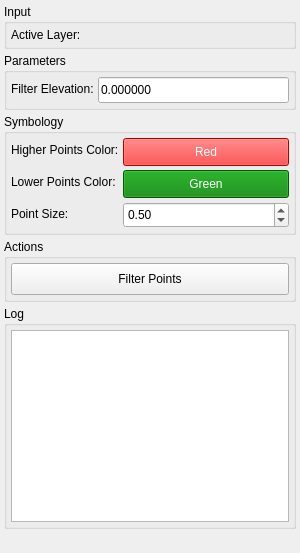
<?xml version="1.0" encoding="UTF-8"?>
<ui version="4.0">
 <class>QPANSOPYPointFilterDockWidget</class>
 <widget class="QDockWidget" name="QPANSOPYPointFilterDockWidget">
  <property name="minimumSize">
   <size>
    <width>300</width>
    <height>500</height>
   </size>
  </property>
  <property name="maximumSize">
   <size>
    <width>16777215</width>
    <height>16777215</height>
   </size>
  </property>
  <property name="windowTitle">
   <string>QPANSOPY Point Filter</string>
  </property>
  <widget class="QWidget" name="dockWidgetContents">
   <layout class="QVBoxLayout" name="verticalLayout">
   <property name="spacing">
    <number>4</number>
   </property>
   <property name="margin">
    <number>4</number>
   </property>
    <item>
     <widget class="QGroupBox" name="inputGroup">
      <property name="sizePolicy">
       <sizepolicy hsizetype="Preferred" vsizetype="Fixed">
        <horstretch>0</horstretch>
        <verstretch>0</verstretch>
       </sizepolicy>
      </property>
      <property name="title">
       <string>Input</string>
      </property>
      <layout class="QFormLayout" name="formLayout">
       <property name="spacing">
        <number>4</number>
       </property>
       <property name="margin">
        <number>4</number>
       </property>
       <item row="0" column="0">
        <widget class="QLabel" name="activeLayerLabel">
         <property name="text">
          <string>Active Layer:</string>
         </property>
        </widget>
       </item>
       <item row="0" column="1">
        <widget class="QLabel" name="activeLayerInfo">
         <property name="minimumSize">
          <size>
            <width>0</width>
            <height>0</height>
          </size>
         </property>
         <property name="wordWrap">
          <bool>true</bool>
         </property>
        </widget>
       </item>
      </layout>
     </widget>
    </item>
    <item>
     <widget class="QGroupBox" name="parametersGroup">
      <property name="sizePolicy">
       <sizepolicy hsizetype="Preferred" vsizetype="Fixed">
        <horstretch>0</horstretch>
        <verstretch>0</verstretch>
       </sizepolicy>
      </property>
      <property name="title">
       <string>Parameters</string>
      </property>
      <layout class="QFormLayout" name="parametersLayout">
       <property name="spacing">
        <number>4</number>
       </property>
       <property name="margin">
        <number>4</number>
       </property>
       <item row="0" column="0">
    <widget class="QLabel" name="thrElevLabel">
     <property name="text">
      <string>Filter Elevation:</string>
     </property>
    </widget>
       </item>
       <item row="0" column="1">
        <widget class="QLineEdit" name="thrElevLineEdit">
         <property name="sizePolicy">
          <sizepolicy hsizetype="Expanding" vsizetype="Fixed">
           <horstretch>0</horstretch>
           <verstretch>0</verstretch>
          </sizepolicy>
         </property>
         <property name="minimumSize">
          <size>
           <width>0</width>
           <height>26</height>
          </size>
         </property>
         <property name="text">
          <string>0.000000</string>
         </property>
        </widget>
       </item>
      </layout>
     </widget>
    </item>
    <item>
     <widget class="QGroupBox" name="symbologyGroup">
      <property name="sizePolicy">
       <sizepolicy hsizetype="Preferred" vsizetype="Fixed">
        <horstretch>0</horstretch>
        <verstretch>0</verstretch>
       </sizepolicy>
      </property>
      <property name="title">
       <string>Symbology</string>
      </property>
      <layout class="QFormLayout" name="symbologyLayout">
       <property name="spacing">
        <number>4</number>
       </property>
       <property name="margin">
        <number>4</number>
       </property>
       <item row="0" column="0">
        <widget class="QLabel" name="higherColorLabel">
         <property name="text">
          <string>Higher Points Color:</string>
         </property>
        </widget>
       </item>
       <item row="0" column="1">
        <widget class="QPushButton" name="higherColorButton">
         <property name="sizePolicy">
          <sizepolicy hsizetype="Expanding" vsizetype="Fixed">
           <horstretch>0</horstretch>
           <verstretch>0</verstretch>
          </sizepolicy>
         </property>
         <property name="minimumSize">
          <size>
           <width>0</width>
           <height>28</height>
          </size>
         </property>
         <property name="text">
          <string>Red</string>
         </property>
         <property name="styleSheet">
          <string>background-color: red; color: white;</string>
         </property>
        </widget>
       </item>
       <item row="1" column="0">
        <widget class="QLabel" name="lowerColorLabel">
         <property name="text">
          <string>Lower Points Color:</string>
         </property>
        </widget>
       </item>
       <item row="1" column="1">
        <widget class="QPushButton" name="lowerColorButton">
         <property name="sizePolicy">
          <sizepolicy hsizetype="Expanding" vsizetype="Fixed">
           <horstretch>0</horstretch>
           <verstretch>0</verstretch>
          </sizepolicy>
         </property>
         <property name="minimumSize">
          <size>
           <width>0</width>
           <height>28</height>
          </size>
         </property>
         <property name="text">
          <string>Green</string>
         </property>
         <property name="styleSheet">
          <string>background-color: green; color: white;</string>
         </property>
        </widget>
       </item>
       <item row="2" column="0">
        <widget class="QLabel" name="pointSizeLabel">
         <property name="text">
          <string>Point Size:</string>
         </property>
        </widget>
       </item>
       <item row="2" column="1">
        <widget class="QDoubleSpinBox" name="pointSizeSpinBox">
         <property name="sizePolicy">
          <sizepolicy hsizetype="Expanding" vsizetype="Fixed">
           <horstretch>0</horstretch>
           <verstretch>0</verstretch>
          </sizepolicy>
         </property>
         <property name="minimumSize">
          <size>
           <width>0</width>
           <height>26</height>
          </size>
         </property>
         <property name="decimals">
          <number>2</number>
         </property>
         <property name="minimum">
          <double>0.10</double>
         </property>
         <property name="maximum">
          <double>10.00</double>
         </property>
         <property name="singleStep">
          <double>0.25</double>
         </property>
         <property name="value">
          <double>0.50</double>
         </property>
        </widget>
       </item>
      </layout>
     </widget>
    </item>
    <item>
     <widget class="QGroupBox" name="actionsGroup">
      <property name="sizePolicy">
       <sizepolicy hsizetype="Preferred" vsizetype="Fixed">
        <horstretch>0</horstretch>
        <verstretch>0</verstretch>
       </sizepolicy>
      </property>
      <property name="title">
       <string>Actions</string>
      </property>
      <layout class="QVBoxLayout" name="actionsLayout">
       <property name="spacing">
        <number>4</number>
       </property>
       <property name="margin">
        <number>4</number>
       </property>
       <item>
        <layout class="QHBoxLayout" name="buttonsLayout">
         <property name="spacing">
          <number>8</number>
         </property>
         <item>
          <widget class="QPushButton" name="calculateButton">
           <property name="sizePolicy">
            <sizepolicy hsizetype="Expanding" vsizetype="Fixed">
             <horstretch>0</horstretch>
             <verstretch>0</verstretch>
            </sizepolicy>
           </property>
           <property name="minimumSize">
            <size>
             <width>0</width>
             <height>32</height>
            </size>
           </property>
           <property name="text">
            <string>Filter Points</string>
           </property>
          </widget>
         </item>
        </layout>
       </item>
       
      </layout>
     </widget>
    </item>
    <item>
     <widget class="QGroupBox" name="logGroup">
      <property name="sizePolicy">
       <sizepolicy hsizetype="Preferred" vsizetype="Fixed">
        <horstretch>0</horstretch>
        <verstretch>0</verstretch>
       </sizepolicy>
      </property>
      <property name="title">
       <string>Log</string>
      </property>
      <layout class="QVBoxLayout" name="logLayout">
       <property name="spacing">
        <number>4</number>
       </property>
       <property name="margin">
        <number>4</number>
       </property>
       <item>
    <widget class="QTextEdit" name="logTextEdit">
   <property name="sizePolicy">
    <sizepolicy hsizetype="Expanding" vsizetype="Fixed">
     <horstretch>0</horstretch>
     <verstretch>0</verstretch>
    </sizepolicy>
   </property>
   <property name="minimumHeight">
    <number>70</number>
   </property>
   <property name="maximumHeight">
    <number>140</number>
   </property>
    </widget>
       </item>
      </layout>
     </widget>
   </item>
   <item>
    <spacer name="verticalSpacer">
     <property name="orientation">
      <enum>Qt::Vertical</enum>
     </property>
     <property name="sizeHint" stdset="0">
      <size>
      <width>20</width>
      <height>20</height>
      </size>
     </property>
    </spacer>
   </item>
   </layout>
  </widget>
 </widget>
 <resources/>
 <connections/>
</ui>
